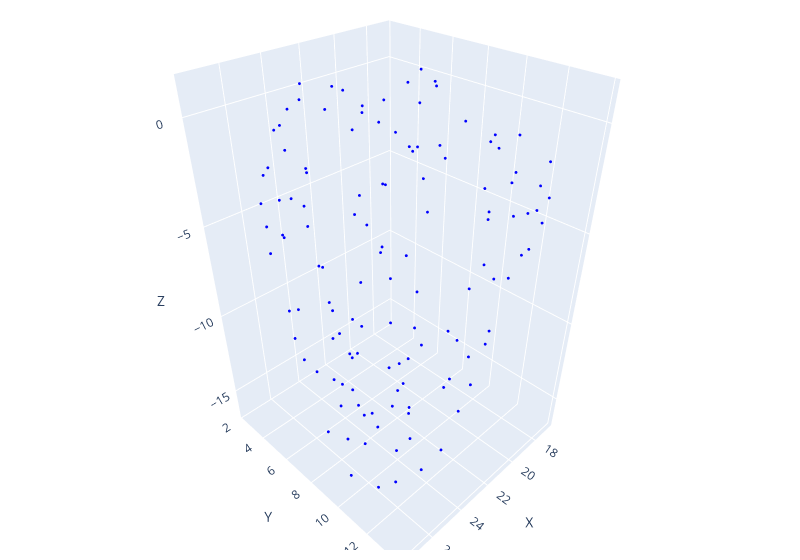
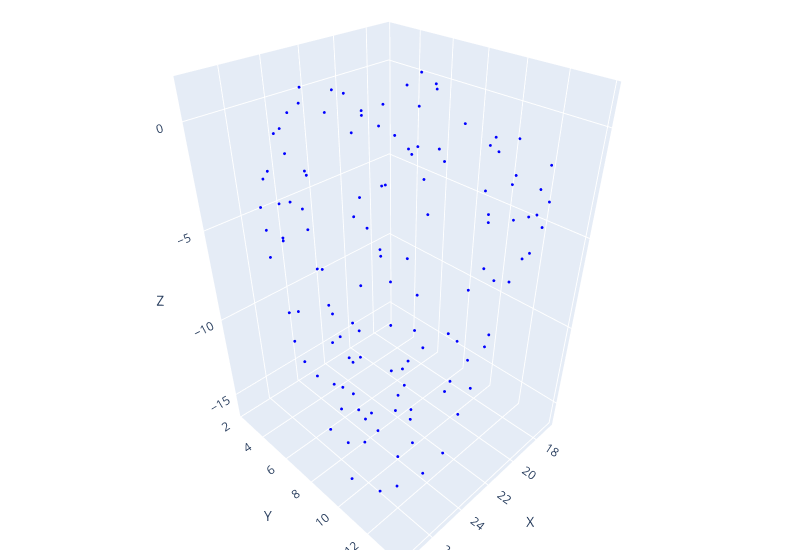

Notebook code for these charts, in order:
### Code cell
# predict points
# Initialize model
POINT_DIM = 3 
hidden_features = 64
latent_dim = 32

model_epoch = 558#386#274
model = DiffusionNetAutoencoder(POINT_DIM, hidden_features, latent_dim)
model.load_state_dict(torch.load(f'models_head/best_model_epoch_{model_epoch}.pth'))
model.eval().to("cpu")

points_to_pred = torch.from_numpy(np.array(pointsOrig1, dtype=np.float32))
# points_to_pred += 10
batch = PointCloudDataset((points_to_pred,), k=6)
pred, hidden = model(batch[0].x, batch[0].edge_index, batch[0].edge_weight)
points = pred.detach().numpy()
# points = points_to_pred
points.shape # (1024, 3)

plot_points(points, 
            # epoch=model_epoch # save html
            )
plot_points(points_to_pred)
pred.shape, hidden.shape # (torch.Size([256, 3]), torch.Size([256, 32])) ??????? 256 = num_points
